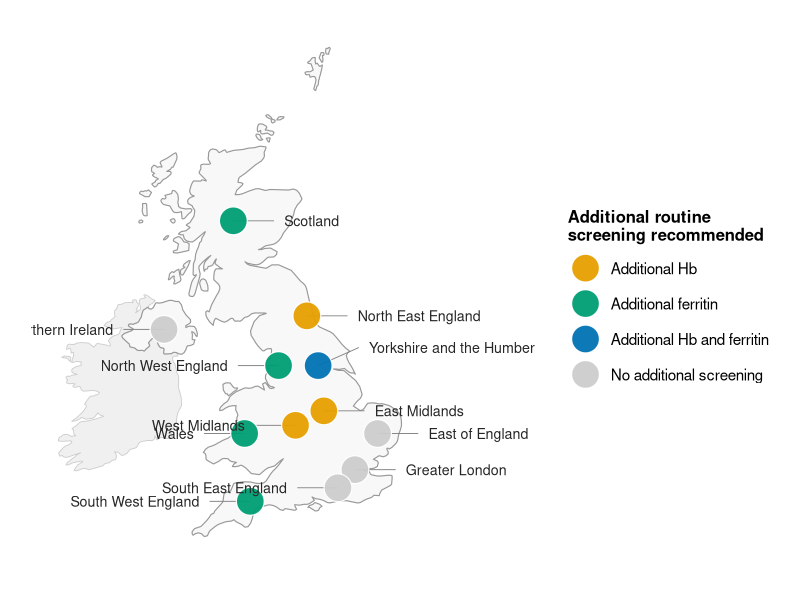
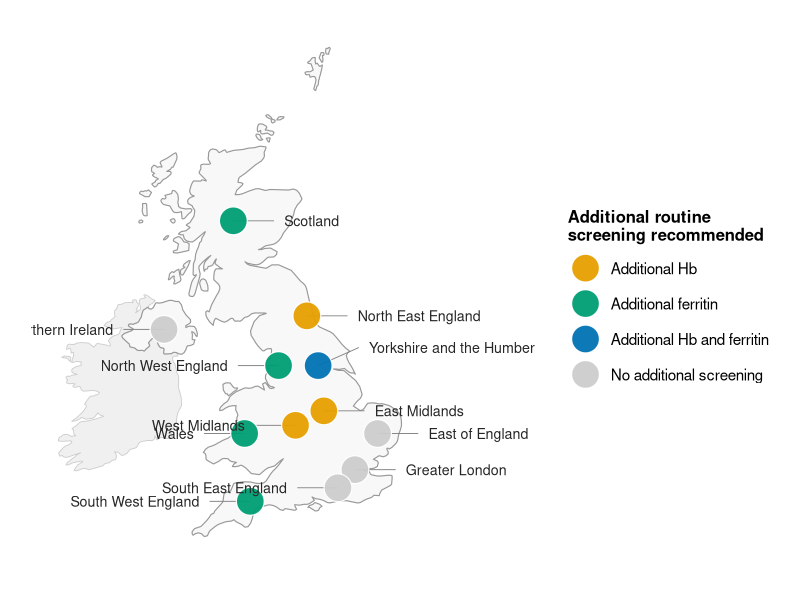

The R source for these figures, in order:
# =============================================================================
# Figure 2.4: Regional Variation in Additional Anaemia Screening Across NHS Sites
# Chapter 2: Variation in Antenatal Anaemia Guidelines Across NHS Sites in the UK
# Thesis: Haynes S (2026) DPhil, University of Oxford
#
# Output:
#   figure_2_4_screening_map.png
# =============================================================================

library(ggplot2)
library(maps)
library(dplyr)

# --- Data ---------------------------------------------------------------------

screening_data <- data.frame(
  Region = c(
    "Greater London", "South East England", "North East England",
    "West Midlands", "East of England", "North West England",
    "Yorkshire and the Humber", "East Midlands", "South West England",
    "Northern Ireland", "Scotland", "Wales"
  ),
  Screening_Type = c(
    "No additional screening",
    "No additional screening",
    "Additional Hb",
    "Additional Hb",
    "No additional screening",
    "Additional ferritin",
    "Additional Hb and ferritin",
    "Additional Hb",
    "Additional ferritin",
    "No additional screening",
    "Additional ferritin",
    "Additional ferritin"
  ),
  lon = c(
     0.10, -0.50, -1.60, -2.00,  0.90, -2.60,
    -1.20, -1.00, -3.60, -6.65, -4.20, -3.80
  ),
  lat = c(
    51.50, 51.10, 54.90, 52.48, 52.30, 53.80,
    53.80, 52.80, 50.80, 54.60, 57.00, 52.30
  ),
  lon_offset  = c( 1.8, -1.8,  1.8, -1.8,  1.8, -1.8,
                   1.8,  1.8, -1.8, -1.8,  1.8, -1.8),
  lat_offset  = c( 0.0,  0.0,  0.0,  0.0,  0.0,  0.0,
                   0.4,  0.0,  0.0,  0.0,  0.0,  0.0),
  label_hjust = c(   0,    1,    0,    1,    0,    1,
                     0,    0,    1,    1,    0,    1)
)

screening_data$Screening_Type <- factor(
  screening_data$Screening_Type,
  levels = c(
    "Additional Hb",
    "Additional ferritin",
    "Additional Hb and ferritin",
    "No additional screening"
  )
)

# --- Colour palette -----------------------------------------------------------
# Distinct in both colour and greyscale

palette_colours <- c(
  "Additional Hb"               = "#E69F00",  # Amber
  "Additional ferritin"         = "#009E73",  # Teal
  "Additional Hb and ferritin"  = "#0072B2",  # Dark blue
  "No additional screening"     = "#cccccc"   # Light grey
)

# --- Map data -----------------------------------------------------------------

uk_map      <- map_data("world", region = "UK")
ireland_map <- map_data("world", region = "Ireland")

# --- Figure 2.4: Screening map ------------------------------------------------

p_2_4 <- ggplot() +
  geom_polygon(
    data = ireland_map,
    aes(x = long, y = lat, group = group),
    fill = "#f0f0f0", colour = "#cccccc", linewidth = 0.3
  ) +
  geom_polygon(
    data = uk_map,
    aes(x = long, y = lat, group = group),
    fill = "#f8f8f8", colour = "#999999", linewidth = 0.4
  ) +
  geom_segment(
    data = screening_data,
    aes(
      x = lon, y = lat,
      xend = lon + lon_offset * 0.80,
      yend = lat + lat_offset
    ),
    colour = "grey50", linewidth = 0.3
  ) +
  geom_point(
    data = screening_data,
    aes(x = lon, y = lat, fill = Screening_Type),
    shape = 21, size = 9, colour = "white",
    stroke = 0.6, alpha = 0.95
  ) +
  geom_text(
    data = screening_data,
    aes(
      x     = lon + lon_offset,
      y     = lat + lat_offset,
      label = Region,
      hjust = label_hjust
    ),
    size = 3.6, colour = "grey15", lineheight = 0.9
  ) +
  scale_fill_manual(
    values = palette_colours,
    name   = "Additional routine\nscreening recommended",
    drop   = FALSE
  ) +
  coord_fixed(
    ratio = 1.6,
    xlim  = c(-10.5, 6.5),
    ylim  = c(49.5, 61.0)
  ) +
  theme_void() +
  theme(
    legend.position = "right",
    legend.title    = element_text(size = 12, face = "bold"),
    legend.text     = element_text(size = 11),
    legend.key.size = unit(0.9, "cm"),
    plot.margin     = margin(10, 10, 10, 10)
  )

print(p_2_4)

ggsave(
  "figure_2_4_screening_map.png",
  plot = p_2_4, width = 10, height = 9, dpi = 300, bg = "white"
)
